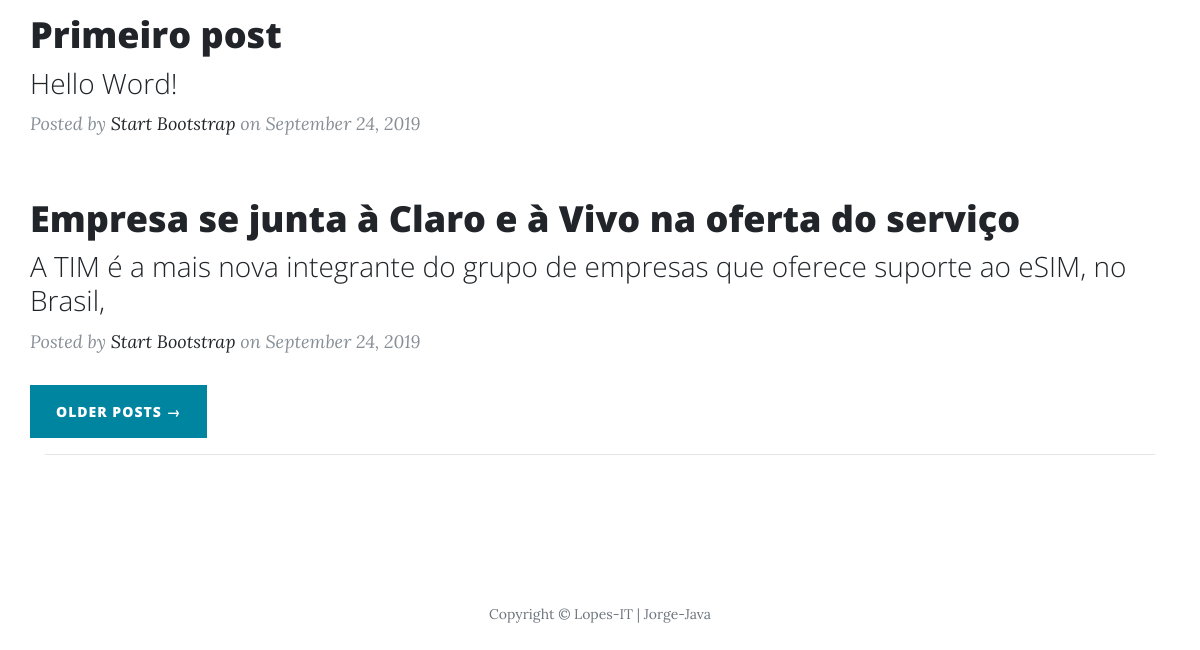
Before: / (lower part) with the older database file.
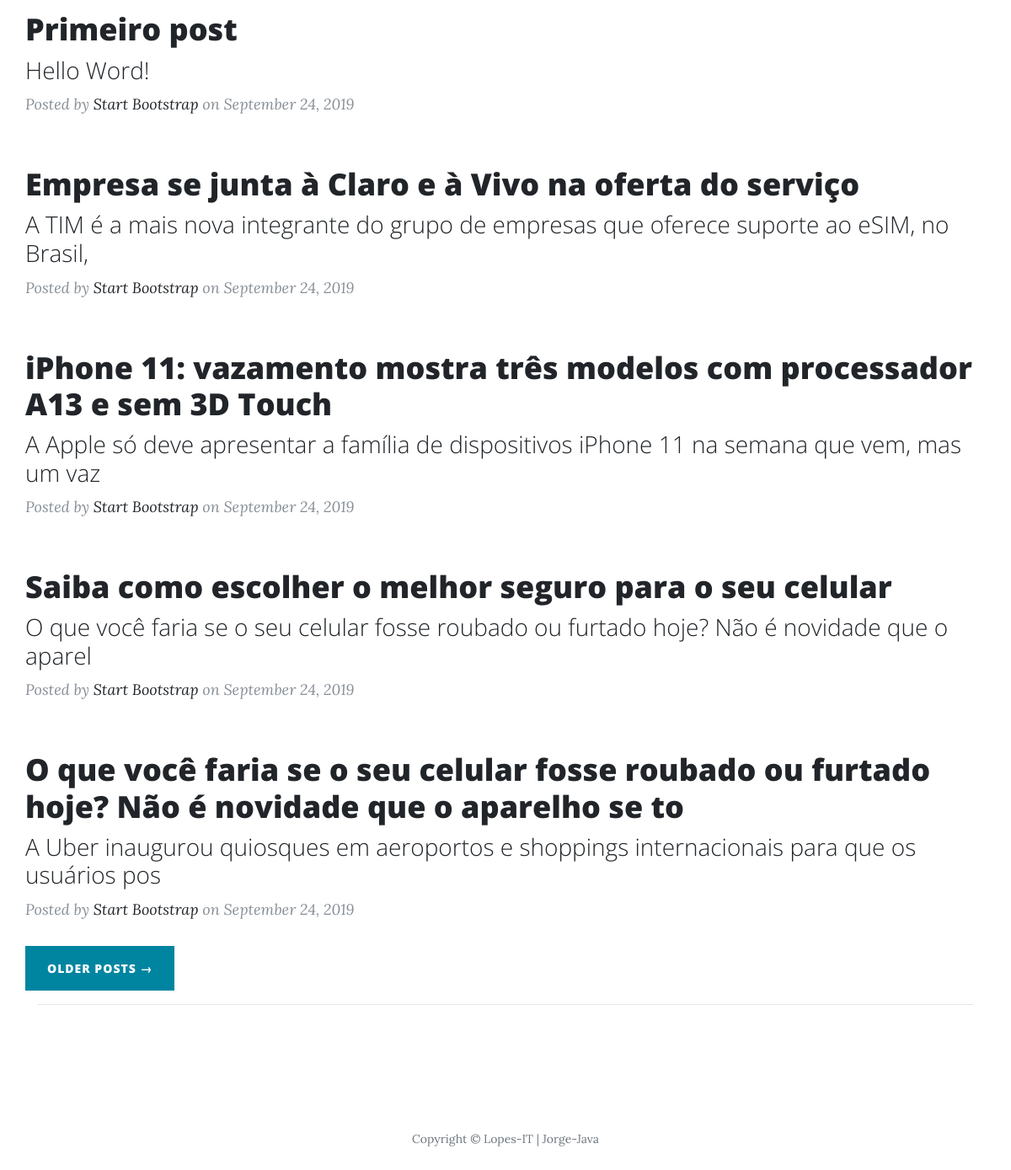
After: the same page with the newer database file.
### blog/models.py (models this page shows, shortened)
class Postagem(models.Model):
    autor = models.ForeignKey('Autor', on_delete=models.CASCADE)
    titulo = models.CharField( 'Título',max_length=100, help_text='O título deverá ter no máximo 100 caractéres')
    texto = models.TextField('Texto')
    data_criacao = models.DateTimeField(auto_now=True)
    data_publicacao = models.DateTimeField(auto_now=True)

### blog/views.py (the view)
# urls.py: path('', views.index, name = 'index'),
def index(request):
  posts = Postagem.objects.all()
  return render(request, 'blog/index.html', locals())

### templates/blog/index.html (shortened to what this page needs)
<!DOCTYPE html>
{% extends 'blog/base.html' %}
{% load static %}
{% block conteudo %}
  {% for i in posts %}
  <div class="container">
    <div class="row">
        <div class="post-preview">
          <a href="{% url 'post' i.id %}">
            <h2 class="post-title">
                  {{ i.titulo }}
            </h2>
            <h3 class="post-subtitle">
                  {{ i.texto|slice:"0:92" }}
            </h3>
          </a>
          <p class="post-meta">Posted by
            <a href="#">Start Bootstrap</a>
            on September 24, 2019</p>
        </div>
  {% endfor %}
        <div class="clearfix">
          <a class="btn btn-primary float-right" href="#">Older Posts &rarr;</a>
        </div>
      </div>
    </div>
  </div>
  <hr>
{% endblock %}

### templates/blog/base.html (shortened to what this page needs)
<!DOCTYPE html>
{% load static %}
<html lang="pt-br">
<head>
  <link href="{%static 'vendor/bootstrap/css/bootstrap.min.css'%}" rel="stylesheet">
  <link href="{% static 'vendor/fontawesome-free/css/all.min.css' %}" rel="stylesheet" type="text/css">
  <link href="{% static 'css/clean-blog.min.css' %}" rel="stylesheet">
</head>
<body>
{% block conteudo %}
  {% endblock %}
  <footer>
    <div class="container">
      <div class="row">
        <div class="col-lg-8 col-md-10 mx-auto">
          <ul class="list-inline text-center">
            <li class="list-inline-item">
              <a href="#">
                <span class="fa-stack fa-lg">
                  <i class="fas fa-circle fa-stack-2x"></i>
                  <i class="fab fa-twitter fa-stack-1x fa-inverse"></i>
                </span>
              </a>
            </li>
            <li class="list-inline-item">
              <a href="#">
                <span class="fa-stack fa-lg">
                  <i class="fas fa-circle fa-stack-2x"></i>
                  <i class="fab fa-facebook-f fa-stack-1x fa-inverse"></i>
                </span>
              </a>
            </li>
            <li class="list-inline-item">
              <a href="https://github.com/gustavolopesv3/blogdjango">
                <span class="fa-stack fa-lg">
                  <i class="fas fa-circle fa-stack-2x"></i>
                  <i class="fab fa-github fa-stack-1x fa-inverse"></i>
                </span>
              </a>
            </li>
          </ul>
          <p class="copyright text-muted">Copyright &copy; Lopes-IT | Jorge-Java</p>
        </div>
      </div>
    </div>
  </footer>
</body>
</html>

Changed rows visible on the page:
added Postagem: titulo "iPhone 11: vazamento mostra três modelos com processador A13 e sem 3D Touch", texto "A Apple só deve apresentar a família de dispositivos iPhone 11 na semana que vem, mas um vaz"
added Postagem: titulo "Saiba como escolher o melhor seguro para o seu celular", texto "O que você faria se o seu celular fosse roubado ou furtado hoje? Não é novidade que o aparel"
added Postagem: titulo "O que você faria se o seu celular fosse roubado ou furtado hoje? Não é novidade que o aparelho se to", texto "A Uber inaugurou quiosques em aeroportos e shoppings internacionais para que os usuários pos"
